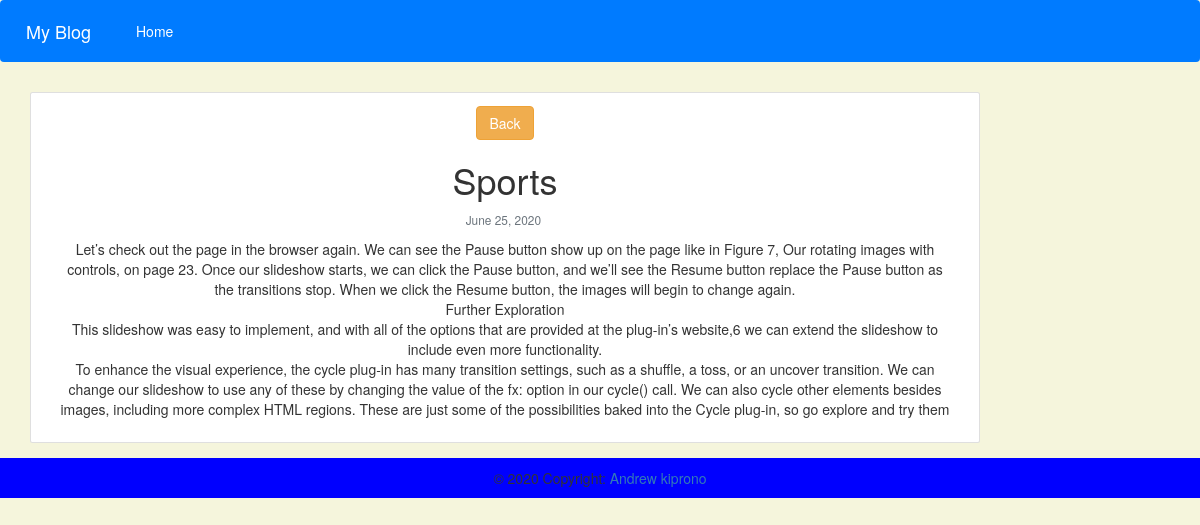
/2, run on the app's committed database.
### mysite/models.py (models this page shows, shortened)
class Post(models.Model):
    title=models.CharField(max_length=100,unique=True)
    slug=models.SlugField(max_length=100,unique=True)
    author=models.ForeignKey(User,on_delete=models.CASCADE)
    updated_on=models.DateTimeField(auto_now_add=True)
    content=models.TextField()
    created_on=models.DateTimeField(auto_now_add=True)
    status=models.IntegerField(choices=STATUS,default=0)
    class Meta:
        ordering=['-created_on']

### mysite/views.py (the view)
# urls.py: path('<int:pk>',views.post_detail,name='post_detail'),
def post_detail(request,pk):
    post=Post.objects.get(pk=pk)
    return render(request,'details.html',{'post':post})

### mysite/templates/details.html (shortened to what this page needs)
{% extends 'base.html' %}
{% block content %}
<!DOCTYPE html>
<html lang="">
<head>
    <link href="https://maxcdn.bootstrapcdn.com/bootstrap/3.3.7/css/bootstrap.min.css" rel="stylesheet">
</head>
<body>
    <center>
        <div class="row">
            <div class="col-md-10 card mb-4 mt-3 left top">
                <div class="card-body">
                    <a href="{% url 'post' %} " class="btn btn-warning ">Back</a>
                    <h1 class="text-center"> {{post.title|title}} </h1>
                    <small class="text-muted">
                        {{post.created_on|date}}&nbsp;
                    </small>
                    <p> {{post.content|linebreaks}} </p>
                </div>
            </div>
        </div>
    </center>
</body>
</html>
{% endblock content %}

### data on the page
Post: title "Sports", created_on "June 25, 2020", content "Let’s check out the page in the browser again. We can see the Pause button show up on the page like in Figure 7, Our rotating images with controls, on page 23. Once our slideshow starts, we can click the Pause button, and we’ll see the Resume button replace the Pause button as the transitions stop. When we click the Resume button, the images will begin to change again. Further Exploration This slideshow was easy to implement, and with all of the options that are provided at the plug-in’s website,6 we can extend the slideshow to include even more functionality. To enhance the visual experience, the cycle plug-in has many transition settings, such as a shuffle, a toss, or an uncover…"
